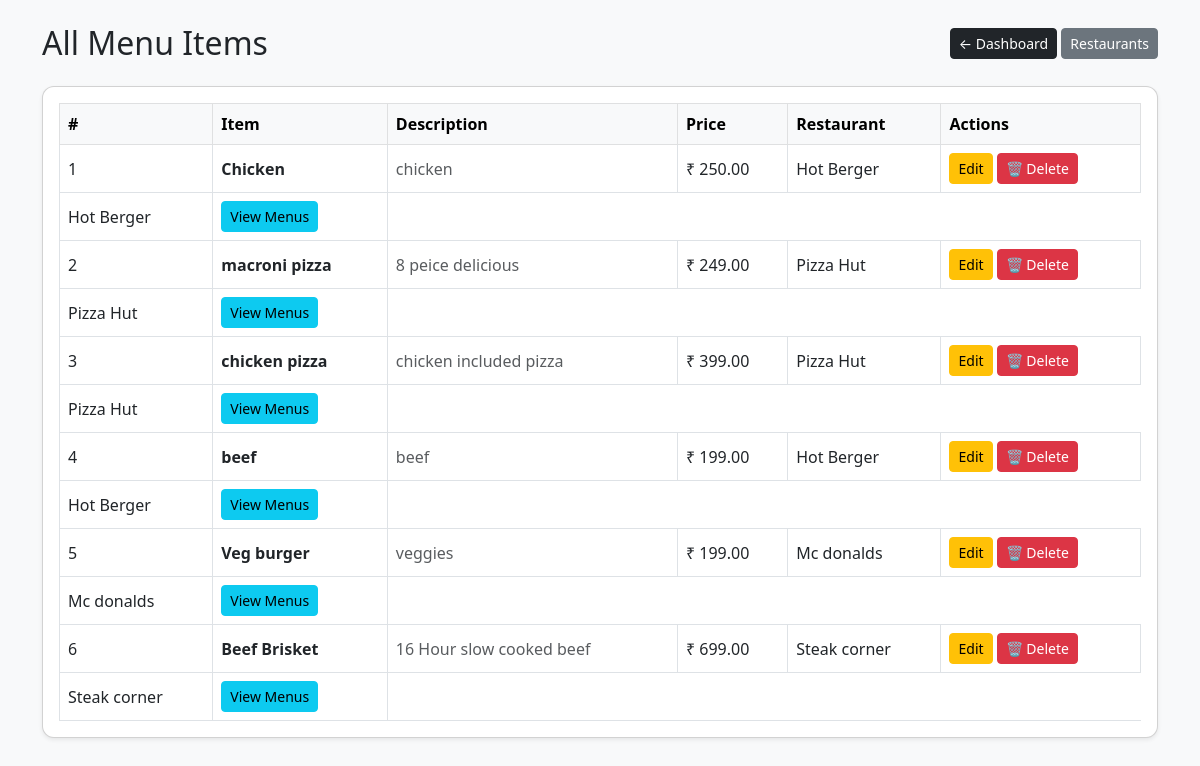
Page /adminpanel/menu_list/ (signed in) on the earlier database version.
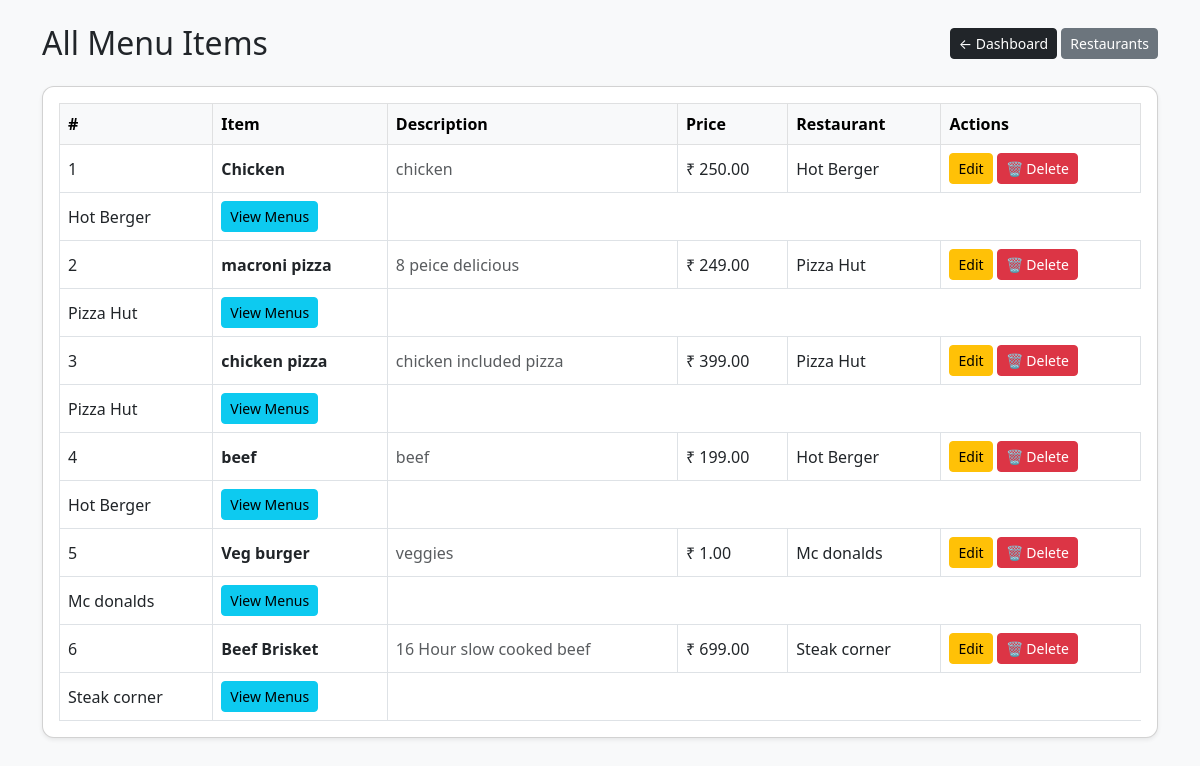
Same page on the later database version.
### adminpanel/models.py (models this page shows, shortened)
class MenuItem(models.Model):
    restaurant = models.ForeignKey(Restaurant,on_delete=models.CASCADE)
    name = models.CharField(max_length=100)
    image = models.ImageField(upload_to='menu_images/', blank=True, null=True)
    description = models.TextField(blank=True, null=True)
    price = models.DecimalField(max_digits=6, decimal_places=2)
    is_available = models.BooleanField(default=True)

class Restaurant(models.Model):
    name = models.CharField(max_length=100)
    image = models.ImageField(upload_to='restaurants/', blank=True, null=True)
    address = models.TextField()
    phone = models.CharField(max_length=15)
    is_open = models.BooleanField(default=True)
    location = models.CharField(max_length=100, blank=True, null=True)

### adminpanel/views.py (the view)
# urls.py: path('menu_list/', views.menu_list_all, name='menu_list_all'),
@login_required
def menu_list_all(request):
    menu_items = MenuItem.objects.select_related('restaurant')
    return render(request, 'adminpanel/menu_list_all.html', {'menu_items': menu_items})

### templates/adminpanel/menu_list_all.html (shortened to what this page needs)
{% load static %}
<!DOCTYPE html>
<html lang="en">
<head>
  <link href="https://cdn.jsdelivr.net/npm/bootstrap@5.3.0/dist/css/bootstrap.min.css" rel="stylesheet">
</head>
<body>
<div class="container py-4">
  <div class="d-flex justify-content-between align-items-center mb-4">
    <h2 class="m-0">All Menu Items</h2>
    <div>
      <a href="{% url 'adminpanel:admin_dashboard' %}" class="btn btn-sm btn-dark">← Dashboard</a>
      <a href="{% url 'adminpanel:restaurant_list' %}" class="btn btn-sm btn-secondary">Restaurants</a>
    </div>
  </div>
  <div class="card shadow-sm">
    <div class="card-body">
      {% if menu_items %}
        <div class="table-responsive">
          <table class="table table-hover table-bordered mb-0">
            <thead class="table-light">
              <tr>
                <th>#</th>
                <th>Item</th>
                <th>Description</th>
                <th>Price</th>
                <th>Restaurant</th>
                <th>Actions</th>
              </tr>
            </thead>
            <tbody>
              {% for item in menu_items %}
                <tr>
                  <td>{{ forloop.counter }}</td>
                  <td><strong>{{ item.name }}</strong></td>
                  <td class="text-muted" style="max-width:300px;">{{ item.description|default:"—" }}</td>
                  <td>₹ {{ item.price }}</td>
                  <td>
                    {% if item.restaurant %}
                        {{ item.restaurant.name }}
                    {% else %}
                        —
                    {% endif %}
                </td>
                  <td>
                    <a href="{% url 'adminpanel:update_menu' item.id %}" class="btn btn-sm btn-warning">Edit</a>
                    <a href="{% url 'adminpanel:delete_menu' item.id %}"
                        class="btn btn-danger btn-sm"
                        onclick="return confirm('Delete this item?');">
                        🗑 Delete
                    </a>
                  </td>
                </tr>
                <td>{{ item.restaurant.name }}</td>
                <td>
                  <a href="{% url 'adminpanel:menu_list' item.restaurant.id %}"
                    class="btn btn-sm btn-info">
                    View Menus
                  </a>
                </td>
              {% endfor %}
            </tbody>
          </table>
        </div>
      {% else %}
        <p class="text-muted mb-0">No menu items found.</p>
      {% endif %}
    </div>
  </div>
</div>
</body>
</html>

Differences in the rows shown:
changed MenuItem "Veg burger": price "199.00" → "1.00"
